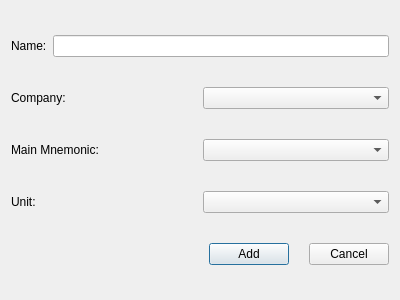
<?xml version="1.0" encoding="UTF-8"?>
<ui version="4.0">
 <class>AdditionalMnemonicAddWindow</class>
 <widget class="QDialog" name="AdditionalMnemonicAddWindow">
  <property name="geometry">
   <rect>
    <x>0</x>
    <y>0</y>
    <width>400</width>
    <height>300</height>
   </rect>
  </property>
  <property name="windowTitle">
   <string>Add New Additional Mnemonic</string>
  </property>
  <layout class="QVBoxLayout" name="verticalLayout">
   <item>
    <layout class="QHBoxLayout" name="horizontalLayout_name">
     <item>
      <widget class="QLabel" name="label_name">
       <property name="text">
        <string>Name:</string>
       </property>
      </widget>
     </item>
     <item>
      <widget class="QLineEdit" name="lineEdit_name"/>
     </item>
    </layout>
   </item>
   <item>
    <layout class="QHBoxLayout" name="horizontalLayout_company">
     <item>
      <widget class="QLabel" name="label_company">
       <property name="text">
        <string>Company:</string>
       </property>
      </widget>
     </item>
     <item>
      <widget class="QComboBox" name="comboBox_company"/>
     </item>
    </layout>
   </item>
   <item>
    <layout class="QHBoxLayout" name="horizontalLayout_mainMnemonic">
     <item>
      <widget class="QLabel" name="label_mainMnemonic">
       <property name="text">
        <string>Main Mnemonic:</string>
       </property>
      </widget>
     </item>
     <item>
      <widget class="QComboBox" name="comboBox_mainMnemonic"/>
     </item>
    </layout>
   </item>
   <item>
    <layout class="QHBoxLayout" name="horizontalLayout_unit">
     <item>
      <widget class="QLabel" name="label_unit">
       <property name="text">
        <string>Unit:</string>
       </property>
      </widget>
     </item>
     <item>
      <widget class="QComboBox" name="comboBox_unit"/>
     </item>
    </layout>
   </item>
   <item>
    <layout class="QHBoxLayout" name="horizontalLayout_buttons">
     <property name="spacing">
      <number>20</number>
     </property>
     <item>
      <spacer name="horizontalSpacer">
       <property name="orientation">
        <enum>Qt::Horizontal</enum>
       </property>
       <property name="sizeType">
        <enum>QSizePolicy::Expanding</enum>
       </property>
       <property name="sizeHint" stdset="0">
        <size>
         <width>40</width>
         <height>20</height>
        </size>
       </property>
      </spacer>
     </item>
     <item>
      <widget class="QPushButton" name="pushButton_add">
       <property name="text">
        <string>Add</string>
       </property>
      </widget>
     </item>
     <item>
      <widget class="QPushButton" name="pushButton_cancel">
       <property name="text">
        <string>Cancel</string>
       </property>
      </widget>
     </item>
    </layout>
   </item>
  </layout>
 </widget>
 <resources/>
 <connections/>
</ui>
